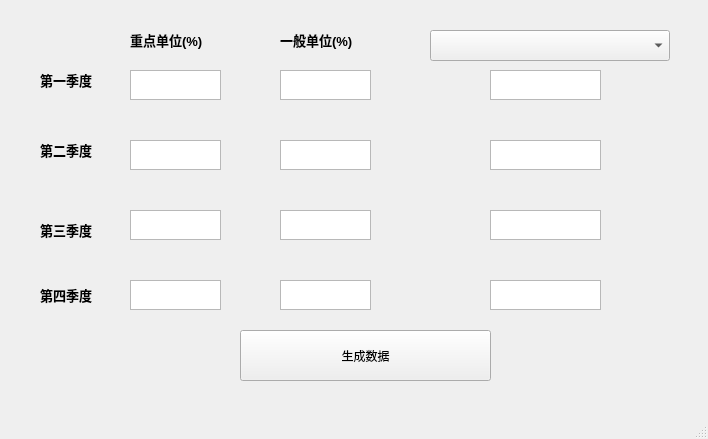
<?xml version="1.0" encoding="UTF-8"?>
<ui version="4.0">
 <class>dialog2</class>
 <widget class="QMainWindow" name="dialog2">
  <property name="enabled">
   <bool>true</bool>
  </property>
  <property name="geometry">
   <rect>
    <x>0</x>
    <y>0</y>
    <width>708</width>
    <height>439</height>
   </rect>
  </property>
  <property name="sizePolicy">
   <sizepolicy hsizetype="Expanding" vsizetype="Expanding">
    <horstretch>0</horstretch>
    <verstretch>0</verstretch>
   </sizepolicy>
  </property>
  <property name="minimumSize">
   <size>
    <width>0</width>
    <height>0</height>
   </size>
  </property>
  <property name="windowTitle">
   <string>消防监督抽查系统</string>
  </property>
  <widget class="QWidget" name="centralwidget">
   <widget class="QLabel" name="label">
    <property name="geometry">
     <rect>
      <x>40</x>
      <y>60</y>
      <width>71</width>
      <height>41</height>
     </rect>
    </property>
    <property name="text">
     <string>&lt;html&gt;&lt;head/&gt;&lt;body&gt;&lt;p&gt;&lt;span style=&quot; font-size:10pt; font-weight:600;&quot;&gt;第一季度&lt;/span&gt;&lt;/p&gt;&lt;/body&gt;&lt;/html&gt;</string>
    </property>
   </widget>
   <widget class="QLabel" name="label_2">
    <property name="geometry">
     <rect>
      <x>40</x>
      <y>130</y>
      <width>71</width>
      <height>41</height>
     </rect>
    </property>
    <property name="text">
     <string>&lt;html&gt;&lt;head/&gt;&lt;body&gt;&lt;p&gt;&lt;span style=&quot; font-size:10pt; font-weight:600;&quot;&gt;第二季度&lt;/span&gt;&lt;/p&gt;&lt;/body&gt;&lt;/html&gt;</string>
    </property>
   </widget>
   <widget class="QLabel" name="label_3">
    <property name="geometry">
     <rect>
      <x>40</x>
      <y>210</y>
      <width>71</width>
      <height>41</height>
     </rect>
    </property>
    <property name="text">
     <string>&lt;html&gt;&lt;head/&gt;&lt;body&gt;&lt;p&gt;&lt;span style=&quot; font-size:10pt; font-weight:600;&quot;&gt;第三季度&lt;/span&gt;&lt;/p&gt;&lt;/body&gt;&lt;/html&gt;</string>
    </property>
   </widget>
   <widget class="QLabel" name="label_4">
    <property name="geometry">
     <rect>
      <x>40</x>
      <y>280</y>
      <width>71</width>
      <height>31</height>
     </rect>
    </property>
    <property name="text">
     <string>&lt;html&gt;&lt;head/&gt;&lt;body&gt;&lt;p&gt;&lt;span style=&quot; font-size:10pt; font-weight:600;&quot;&gt;第四季度&lt;/span&gt;&lt;/p&gt;&lt;/body&gt;&lt;/html&gt;</string>
    </property>
   </widget>
   <widget class="QTextEdit" name="firstImPercent">
    <property name="geometry">
     <rect>
      <x>130</x>
      <y>70</y>
      <width>91</width>
      <height>30</height>
     </rect>
    </property>
   </widget>
   <widget class="QLabel" name="label_5">
    <property name="geometry">
     <rect>
      <x>130</x>
      <y>20</y>
      <width>111</width>
      <height>41</height>
     </rect>
    </property>
    <property name="text">
     <string>&lt;html&gt;&lt;head/&gt;&lt;body&gt;&lt;p&gt;&lt;span style=&quot; font-size:10pt; font-weight:600;&quot;&gt;重点单位(%)&lt;/span&gt;&lt;/p&gt;&lt;/body&gt;&lt;/html&gt;</string>
    </property>
   </widget>
   <widget class="QLabel" name="label_6">
    <property name="geometry">
     <rect>
      <x>280</x>
      <y>20</y>
      <width>111</width>
      <height>41</height>
     </rect>
    </property>
    <property name="text">
     <string>&lt;html&gt;&lt;head/&gt;&lt;body&gt;&lt;p&gt;&lt;span style=&quot; font-size:10pt; font-weight:600;&quot;&gt;一般单位(%)&lt;/span&gt;&lt;/p&gt;&lt;/body&gt;&lt;/html&gt;</string>
    </property>
   </widget>
   <widget class="QTextEdit" name="firstCoPercent">
    <property name="geometry">
     <rect>
      <x>280</x>
      <y>70</y>
      <width>91</width>
      <height>30</height>
     </rect>
    </property>
   </widget>
   <widget class="QTextEdit" name="secondImPercent">
    <property name="geometry">
     <rect>
      <x>130</x>
      <y>140</y>
      <width>91</width>
      <height>30</height>
     </rect>
    </property>
   </widget>
   <widget class="QTextEdit" name="threeImPercent">
    <property name="geometry">
     <rect>
      <x>130</x>
      <y>210</y>
      <width>91</width>
      <height>30</height>
     </rect>
    </property>
   </widget>
   <widget class="QTextEdit" name="fourImPercent">
    <property name="geometry">
     <rect>
      <x>130</x>
      <y>280</y>
      <width>91</width>
      <height>30</height>
     </rect>
    </property>
   </widget>
   <widget class="QTextEdit" name="secondCoPercent">
    <property name="geometry">
     <rect>
      <x>280</x>
      <y>140</y>
      <width>91</width>
      <height>30</height>
     </rect>
    </property>
   </widget>
   <widget class="QTextEdit" name="threeCoPercent">
    <property name="geometry">
     <rect>
      <x>280</x>
      <y>210</y>
      <width>91</width>
      <height>30</height>
     </rect>
    </property>
   </widget>
   <widget class="QTextEdit" name="fourCoPercent">
    <property name="geometry">
     <rect>
      <x>280</x>
      <y>280</y>
      <width>91</width>
      <height>30</height>
     </rect>
    </property>
   </widget>
   <widget class="QPushButton" name="exportFileBtn">
    <property name="geometry">
     <rect>
      <x>240</x>
      <y>330</y>
      <width>251</width>
      <height>51</height>
     </rect>
    </property>
    <property name="styleSheet">
     <string notr="true">font: 75 16pt &quot;MS Shell Dlg 2&quot;;</string>
    </property>
    <property name="text">
     <string>生成数据</string>
    </property>
   </widget>
   <widget class="QTextEdit" name="firstLotPercent">
    <property name="geometry">
     <rect>
      <x>490</x>
      <y>70</y>
      <width>111</width>
      <height>30</height>
     </rect>
    </property>
   </widget>
   <widget class="QTextEdit" name="secondLotPercent">
    <property name="geometry">
     <rect>
      <x>490</x>
      <y>140</y>
      <width>111</width>
      <height>30</height>
     </rect>
    </property>
   </widget>
   <widget class="QTextEdit" name="threeLotPercent">
    <property name="geometry">
     <rect>
      <x>490</x>
      <y>210</y>
      <width>111</width>
      <height>30</height>
     </rect>
    </property>
   </widget>
   <widget class="QTextEdit" name="fourLotPercent">
    <property name="geometry">
     <rect>
      <x>490</x>
      <y>280</y>
      <width>111</width>
      <height>30</height>
     </rect>
    </property>
   </widget>
   <widget class="QComboBox" name="typeComBox">
    <property name="geometry">
     <rect>
      <x>430</x>
      <y>30</y>
      <width>240</width>
      <height>31</height>
     </rect>
    </property>
    <property name="styleSheet">
     <string notr="true">font: 75 10pt &quot;MS Shell Dlg 2&quot;;</string>
    </property>
   </widget>
  </widget>
  <widget class="QMenuBar" name="menubar">
   <property name="geometry">
    <rect>
     <x>0</x>
     <y>0</y>
     <width>708</width>
     <height>26</height>
    </rect>
   </property>
  </widget>
  <widget class="QStatusBar" name="statusbar"/>
 </widget>
 <resources/>
 <connections/>
</ui>
